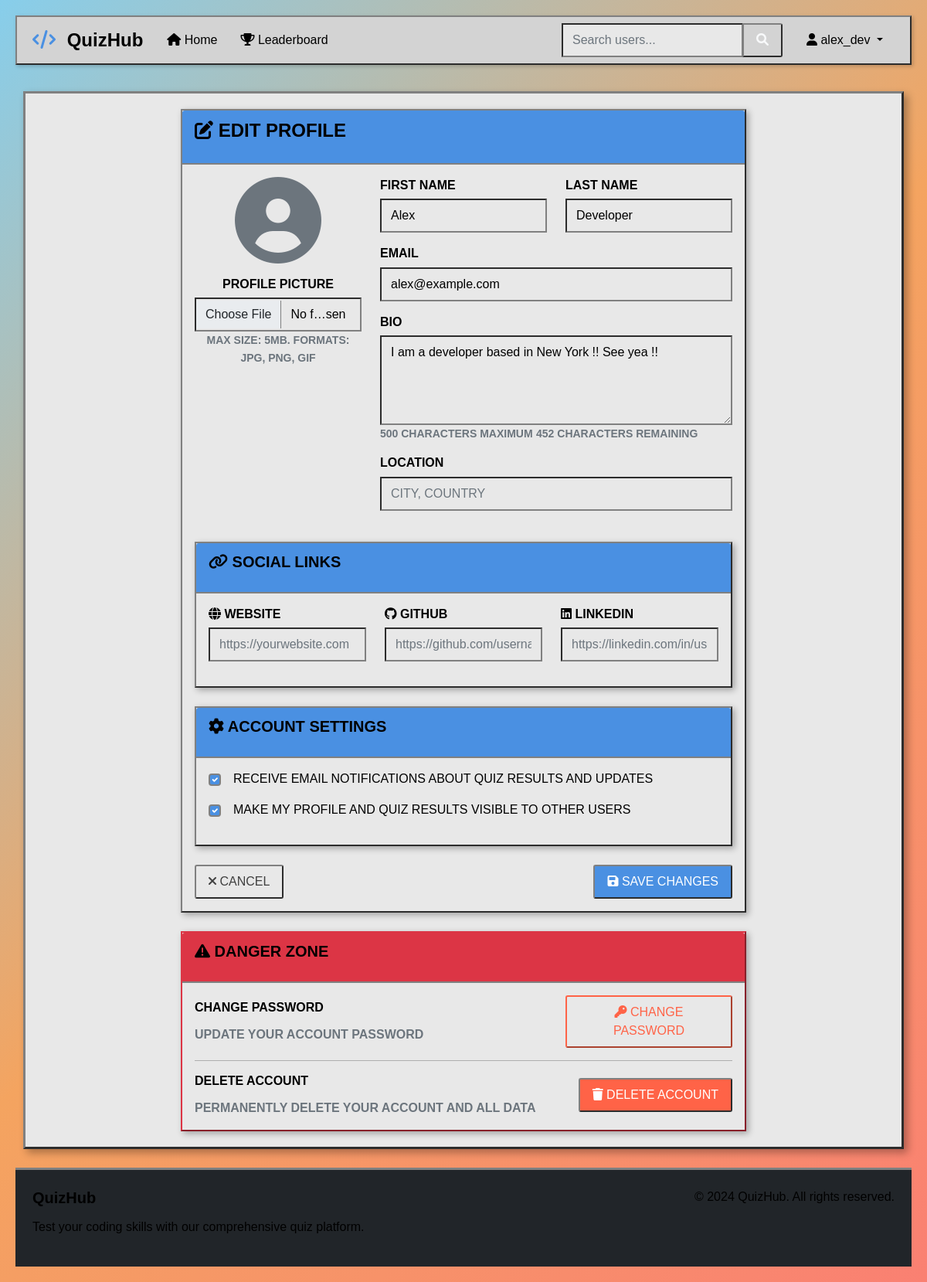
Page /profiles/profile/alex_dev/edit/ (signed in) on the committed database.
### accounts/models.py (models this page shows, shortened)
class CustomUser(AbstractUser):
    email = models.EmailField(unique=True)
    date_joined = models.DateTimeField(auto_now_add=True)
    is_verified = models.BooleanField(default=False)

### profiles/models.py (models this page shows, shortened)
class UserProfile(models.Model):
    user = models.OneToOneField(User, on_delete=models.CASCADE, related_name='profile')
    bio = models.TextField(max_length=500, blank=True)
    profile_picture = models.ImageField(upload_to='profile_pics/', blank=True, null=True)
    location = models.CharField(max_length=100, blank=True)
    website = models.URLField(blank=True)
    github_url = models.URLField(blank=True)
    linkedin_url = models.URLField(blank=True)
    total_upvotes = models.IntegerField(default=0)
    created_at = models.DateTimeField(auto_now_add=True)
    updated_at = models.DateTimeField(auto_now=True)

### profiles/views.py (the view, shortened to what this page needs)
# urls.py: path('profile/<str:username>/edit/', views.edit_profile, name='edit_profile'),
@login_required
def edit_profile(request, username):
    if request.user.username != username:
        messages.error(request, 'You can only edit your own profile.')
        return redirect('profiles:profile', username=username)
    profile, created = UserProfile.objects.get_or_create(user=request.user)
    context = {
        'profile': profile
    }
    return render(request, 'profiles/edit_profile.html', context)

### templates/profiles/edit_profile.html (shortened to what this page needs)
{% extends 'base/base.html' %}
{% load static %}
{% block content %}
<div class="row justify-content-center">
    <div class="col-lg-8">
        <div class="card">
            <div class="card-header">
                <h4><i class="fas fa-edit"></i> EDIT PROFILE</h4>
            </div>
            <div class="card-body">
                <form method="post" enctype="multipart/form-data">
                    <div class="row">
                        <div class="col-md-4 text-center mb-4">
                            <div class="profile-picture-section">
                                {% if profile.profile_picture %}
                                <img src="{{ profile.profile_picture.url }}" alt="Profile Picture" class="profile-avatar mb-3">
                                {% else %}
                                <i class="fas fa-user-circle fa-7x text-muted mb-3"></i>
                                {% endif %}
                                <div class="mb-3">
                                    <label for="profile_picture" class="form-label">PROFILE PICTURE</label>
                                    <input type="file" class="form-control" id="profile_picture" name="profile_picture" accept="image/*">
                                    <small class="text-muted" style="font-weight: 600;">MAX SIZE: 5MB. FORMATS: JPG, PNG, GIF</small>
                                </div>
                            </div>
                        </div>
                        <div class="col-md-8">
                            <div class="row">
                                <div class="col-md-6 mb-3">
                                    <label for="first_name" class="form-label">FIRST NAME</label>
                                    <input type="text" class="form-control" id="first_name" name="first_name"
                                           value="{{ user.first_name }}" maxlength="30">
                                </div>
                                <div class="col-md-6 mb-3">
                                    <label for="last_name" class="form-label">LAST NAME</label>
                                    <input type="text" class="form-control" id="last_name" name="last_name"
                                           value="{{ user.last_name }}" maxlength="30">
                                </div>
                            </div>
                            <div class="mb-3">
                                <label for="email" class="form-label">EMAIL</label>
                                <input type="email" class="form-control" id="email" name="email"
                                       value="{{ user.email }}" required>
                            </div>
                            <div class="mb-3">
                                <label for="bio" class="form-label">BIO</label>
                                <textarea class="form-control" id="bio" name="bio" rows="4"
                                          maxlength="500" placeholder="TELL US ABOUT YOURSELF...">{{ profile.bio }}</textarea>
                                <small class="text-muted" style="font-weight: 600;">500 CHARACTERS MAXIMUM</small>
                            </div>
                            <div class="mb-3">
                                <label for="location" class="form-label">LOCATION</label>
                                <input type="text" class="form-control" id="location" name="location"
                                       value="{{ profile.location }}" maxlength="100" placeholder="CITY, COUNTRY">
                            </div>
                        </div>
                    </div>
                    <div class="card mt-4">
                        <div class="card-header">
                            <h5><i class="fas fa-link"></i> SOCIAL LINKS</h5>
                        </div>
                        <div class="card-body">
                            <div class="row">
                                <div class="col-md-4 mb-3">
                                    <label for="website" class="form-label">
                                        <i class="fas fa-globe"></i> WEBSITE
                                    </label>
                                    <input type="url" class="form-control" id="website" name="website"
                                           value="{{ profile.website }}" placeholder="https://yourwebsite.com">
                                </div>
                                <div class="col-md-4 mb-3">
                                    <label for="github_url" class="form-label">
                                        <i class="fab fa-github"></i> GITHUB
                                    </label>
                                    <input type="url" class="form-control" id="github_url" name="github_url"
                                           value="{{ profile.github_url }}" placeholder="https://github.com/username">
                                </div>
                                <div class="col-md-4 mb-3">
                                    <label for="linkedin_url" class="form-label">
                                        <i class="fab fa-linkedin"></i> LINKEDIN
                                    </label>
                                    <input type="url" class="form-control" id="linkedin_url" name="linkedin_url"
                                           value="{{ profile.linkedin_url }}" placeholder="https://linkedin.com/in/username">
                                </div>
                            </div>
                        </div>
                    </div>
                    <div class="card mt-4">
                        <div class="card-header">
                            <h5><i class="fas fa-cog"></i> ACCOUNT SETTINGS</h5>
                        </div>
                        <div class="card-body">
                            <div class="form-check mb-3">
                                <input class="form-check-input" type="checkbox" id="email_notifications" name="email_notifications" checked>
                                <label class="form-check-label" for="email_notifications">
                                    RECEIVE EMAIL NOTIFICATIONS ABOUT QUIZ RESULTS AND UPDATES
                                </label>
                            </div>
                            <div class="form-check mb-3">
                                <input class="form-check-input" type="checkbox" id="profile_public" name="profile_public" checked>
                                <label class="form-check-label" for="profile_public">
                                    MAKE MY PROFILE AND QUIZ RESULTS VISIBLE TO OTHER USERS
                                </label>
                            </div>
                        </div>
                    </div>
                    <div class="d-flex justify-content-between mt-4">
                        <a href="{% url 'profiles:profile' user.username %}" class="btn btn-outline-secondary">
                            <i class="fas fa-times"></i> CANCEL
                        </a>
                        <div>
                            <button type="submit" class="btn btn-primary">
                                <i class="fas fa-save"></i> SAVE CHANGES
                            </button>
                        </div>
                    </div>
                </form>
            </div>
        </div>
        <div class="card mt-4 border-danger">
            <div class="card-header bg-danger text-white">
                <h5><i class="fas fa-exclamation-triangle"></i> DANGER ZONE</h5>
            </div>
            <div class="card-body">
                <div class="row align-items-center">
                    <div class="col-md-8">
                        <h6>CHANGE PASSWORD</h6>
                        <p class="text-muted mb-0" style="font-weight: 600;">UPDATE YOUR ACCOUNT PASSWORD</p>
                    </div>
                    <div class="col-md-4 text-end">
                        <button type="button" class="btn btn-outline-danger" data-bs-toggle="modal" data-bs-target="#changePasswordModal">
                            <i class="fas fa-key"></i> CHANGE PASSWORD
                        </button>
                    </div>
                </div>
                <hr>
                <div class="row align-items-center">
                    <div class="col-md-8">
                        <h6>DELETE ACCOUNT</h6>
                        <p class="text-muted mb-0" style="font-weight: 600;">PERMANENTLY DELETE YOUR ACCOUNT AND ALL DATA</p>
                    </div>
                    <div class="col-md-4 text-end">
                        <button type="button" class="btn btn-danger" data-bs-toggle="modal" data-bs-target="#deleteAccountModal">
                            <i class="fas fa-trash"></i> DELETE ACCOUNT
                        </button>
                    </div>
                </div>
            </div>
        </div>
    </div>
</div>
{% endblock %}

### templates/base/base.html (shortened to what this page needs)
<!DOCTYPE html>
<html lang="en">
<head>
    <link href="https://cdn.jsdelivr.net/npm/bootstrap@5.1.3/dist/css/bootstrap.min.css" rel="stylesheet">
    <link rel="stylesheet" href="https://cdnjs.cloudflare.com/ajax/libs/font-awesome/6.0.0/css/all.min.css">
    <link rel="stylesheet" href="{% load static %}{% static 'css/style.css' %}">
</head>
<body>
    <nav class="navbar navbar-expand-lg navbar-dark">
        <div class="container">
            <a class="navbar-brand fw-bold" href="{% url 'quizzes:home' %}">
                <i class="fas fa-code"></i> QuizHub
            </a>
            <div class="collapse navbar-collapse" id="navbarNav">
                <ul class="navbar-nav me-auto">
                    <li class="nav-item">
                        <a class="nav-link" href="{% url 'quizzes:home' %}">
                            <i class="fas fa-home"></i> Home
                        </a>
                    </li>
                    {% if user.is_authenticated %}
                    <li class="nav-item">
                        <a class="nav-link" href="{% url 'quizzes:leaderboard' %}">
                            <i class="fas fa-trophy"></i> Leaderboard
                        </a>
                    </li>
                    {% endif %}
                </ul>
                <form class="d-flex me-3" action="{% url 'accounts:user_search' %}" method="get">
                    <div class="input-group">
                        <input class="form-control" type="search" name="q" placeholder="Search users..." value="{{ request.GET.q }}">
                        <button class="btn btn-outline-light" type="submit">
                            <i class="fas fa-search"></i>
                        </button>
                    </div>
                </form>
                <ul class="navbar-nav">
                    {% if user.is_authenticated %}
                    <li class="nav-item dropdown">
                        <a class="nav-link dropdown-toggle" href="#" id="navbarDropdown" role="button" data-bs-toggle="dropdown">
                            <i class="fas fa-user"></i> {{ user.username }}
                        </a>
                    </li>
                    {% endif %}
                </ul>
            </div>
        </div>
    </nav>
    <main class="container my-4">
        {% block content %}
        {% endblock %}
    </main>
    <footer class="bg-dark text-light py-4 mt-auto">
        <div class="container">
            <div class="row">
                <div class="col-md-6">
                    <h5 style="font-weight: 700;">QuizHub</h5>
                    <p style="font-weight: 400;">Test your coding skills with our comprehensive quiz platform.</p>
                </div>
                <div class="col-md-6 text-md-end">
                    <p style="font-weight: 400;">&copy; 2024 QuizHub. All rights reserved.</p>
                </div>
            </div>
        </div>
    </footer>
    <script src="{% load static %}{% static 'js/main.js' %}"></script>
</body>
</html>

### rows in the picture
CustomUser: username "alex_dev", first_name "Alex", last_name "Developer", email "alex@example.com"
UserProfile: bio "I am a developer based in New York !! See yea !!"
